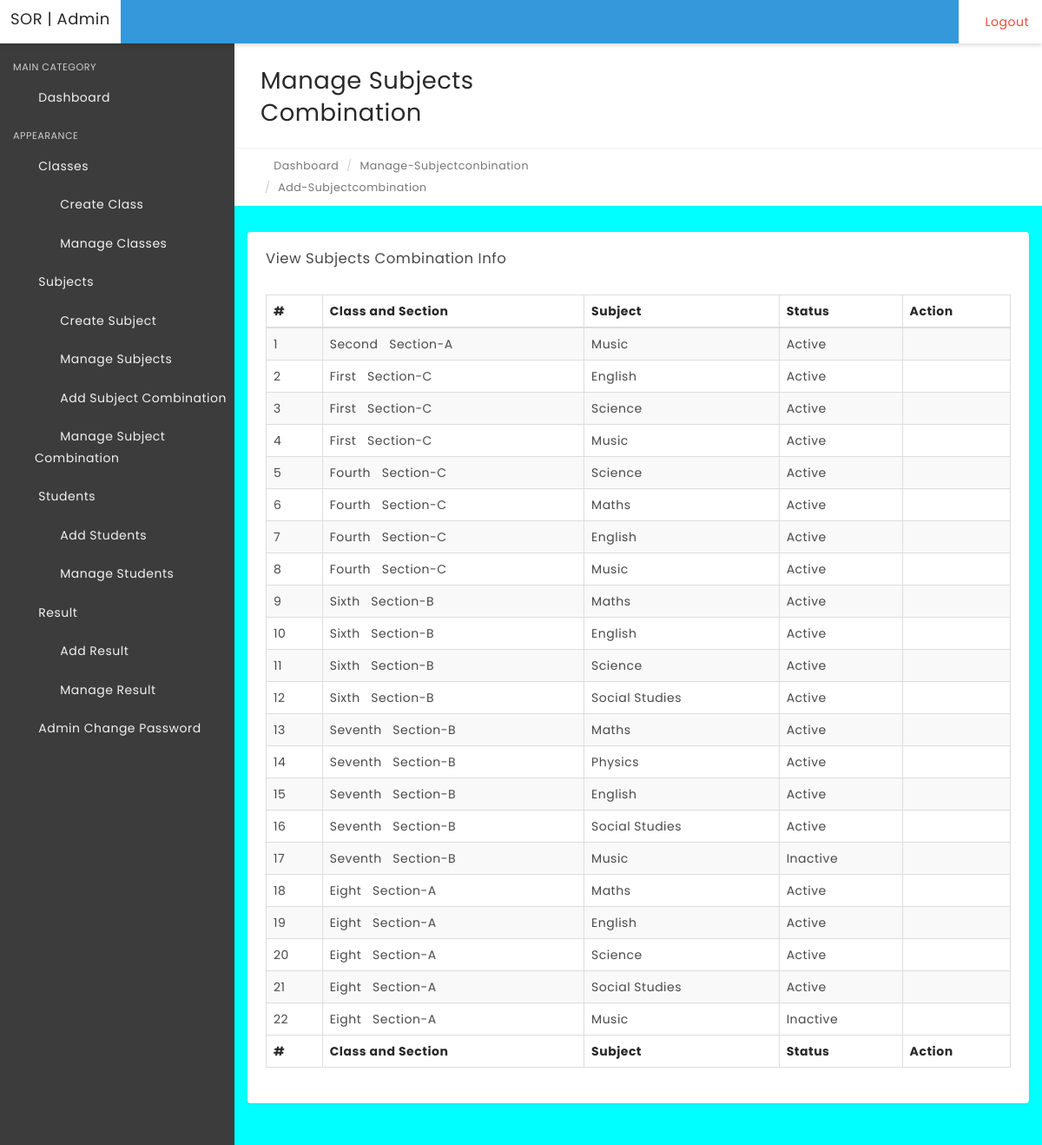
Page /sor/manage-subjectcombination.php on the committed database.
### tables this page shows
CREATE TABLE `tblsubjectcombination` (
  `id` int(11) NOT NULL,
  `ClassId` int(11) DEFAULT NULL,
  `SubjectId` int(11) DEFAULT NULL,
  `status` int(1) DEFAULT NULL,
  `CreationDate` timestamp NULL DEFAULT current_timestamp(),
  `Updationdate` timestamp NULL DEFAULT NULL ON UPDATE current_timestamp()
);

CREATE TABLE `tblclasses` (
  `id` int(11) NOT NULL,
  `ClassName` varchar(80) DEFAULT NULL,
  `ClassNameNumeric` int(4) DEFAULT NULL,
  `Section` varchar(5) DEFAULT NULL,
  `CreationDate` timestamp NULL DEFAULT current_timestamp(),
  `UpdationDate` timestamp NULL DEFAULT NULL
);

CREATE TABLE `tblsubjects` (
  `id` int(11) NOT NULL,
  `SubjectName` varchar(100) NOT NULL,
  `SubjectCode` varchar(100) DEFAULT NULL,
  `Creationdate` timestamp NULL DEFAULT current_timestamp(),
  `UpdationDate` timestamp NULL DEFAULT NULL
);

### sor/manage-subjectcombination.php (the view, shortened to what this page needs)
<?php
include('includes/config.php');
if (strlen($_SESSION['alogin']) == "") {
    header("Location: index.php");
} else {
    ?>
    <!DOCTYPE html>
    <html lang="en">
    <head>
        <link rel="stylesheet" href="css/bootstrap.css" media="screen">
        <link rel="stylesheet" href="css/font-awesome.min.css" media="screen">
        <link rel="stylesheet" href="css/main.css" media="screen">
    </head>
    <body class="top-navbar-fixed">
        <div class="main-wrapper">
            <?php include('includes/topbar.php'); ?>
            <div class="content-wrapper">
                <div class="content-container">
                    <?php include('includes/leftbar.php'); ?>
                    <div class="main-page">
                        <div class="container-fluid">
                            <div class="row page-title-div">
                                <div class="col-md-6">
                                    <h2 class="title">Manage Subjects Combination</h2>
                                </div>
                            </div>
                            <div class="row breadcrumb-div">
                                <div class="col-md-6">
                                    <ul class="breadcrumb">
                                        <li><a href="dashboard.php"><i class="fa fa-home"></i>Dashboard</a></li>
                                        <li><a href="manage-subjectcombination.php"></i>Manage-Subjectconbination</a></li>
                                        <li><a href="add-subjectcombination.php"></i>Add-Subjectcombination</a></li>
                                    </ul>
                                </div>
                            </div>
                        </div>
                        <section class="section">
                            <div class="container-fluid">
                                <div class="row">
                                    <div class="col-md-12">
                                        <div class="panel">
                                            <div class="panel-heading">
                                                <div class="panel-title">
                                                    <h5>View Subjects Combination Info</h5>
                                                </div>
                                            </div>
                                            <div class="panel-body p-20">
                                                <table id="example" class="display table table-striped table-bordered" cellspacing="0" width="100%">
                                                    <thead>
                                                        <tr>
                                                            <th>#</th>
                                                            <th>Class and Section</th>
                                                            <th>Subject </th>
                                                            <th>Status</th>
                                                            <th>Action</th>
                                                        </tr>
                                                    </thead>
                                                    <tfoot>
                                                        <tr>
                                                            <th>#</th>
                                                            <th>Class and Section</th>
                                                            <th>Subject </th>
                                                            <th>Status</th>
                                                            <th>Action</th>
                                                        </tr>
                                                    </tfoot>
                                                    <tbody>
                                                        <?php $sql = "SELECT tblclasses.ClassName,tblclasses.Section,tblsubjects.SubjectName,tblsubjectcombination.id as scid,tblsubjectcombination.status from tblsubjectcombination join tblclasses on tblclasses.id=tblsubjectcombination.ClassId  join tblsubjects on tblsubjects.id=tblsubjectcombination.SubjectId";
                                                            $query = $dbh->prepare($sql);
                                                            $query->execute();
                                                            $results = $query->fetchAll(PDO::FETCH_OBJ);
                                                            $cnt = 1;
                                                            if ($query->rowCount() > 0) {
                                                                foreach ($results as $result) {   ?>
                                                                <tr>
                                                                    <td><?php echo htmlentities($cnt); ?></td>
                                                                    <td><?php echo htmlentities($result->ClassName); ?> &nbsp; Section-<?php echo htmlentities($result->Section); ?></td>
                                                                    <td><?php echo htmlentities($result->SubjectName); ?></td>
                                                                    <td><?php $stts = $result->status;
                                                                        if ($stts == '0') {
                                                                            echo htmlentities('Inactive');
                                                                        } else {
                                                                            echo htmlentities('Active');
                                                                        }
                                                                    ?></td>
                                                                    <td>
                                                                        <?php if ($stts == '0') { ?>
                                                                            <a href="manage-subjectcombination.php?acid=<?php echo htmlentities($result->scid); ?>" onclick="confirm('do you really want to ativate this subject');"><i class="fa fa-check" title="Acticvate Record"></i> </a><?php } else { ?>
                                                                            <a href="manage-subjectcombination.php?did=<?php echo htmlentities($result->scid); ?>" onclick="confirm('do you really want to deativate this subject');"><i class="fa fa-times" title="Deactivate Record"></i> </a>
                                                                        <?php } ?>
                                                                    </td>
                                                                </tr>
                                                                <?php $cnt = $cnt + 1;
                                                                }
                                                            } ?>
                                                    </tbody>
                                                </table>
                                            </div>
                                        </div>
                                    </div>
                                </div>
                            </div>
                        </section>
                    </div>
                </div>
            </div>
        </div>
    </body>
    </html>
<?php } ?>

### sor/manage-subjectcombination.php (style rules this page uses)
.main-wrapper { background-color: aqua; }

### rows in the picture
tblsubjectcombination: ClassId.ClassName "Second", ClassId.Section "A", SubjectId.SubjectName "Music"
tblsubjectcombination: ClassId.ClassName "First", ClassId.Section "C", SubjectId.SubjectName "English"
tblsubjectcombination: ClassId.ClassName "First", ClassId.Section "C", SubjectId.SubjectName "Science"
tblsubjectcombination: ClassId.ClassName "First", ClassId.Section "C", SubjectId.SubjectName "Music"
tblsubjectcombination: ClassId.ClassName "Fourth", ClassId.Section "C", SubjectId.SubjectName "Science"
tblsubjectcombination: ClassId.ClassName "Fourth", ClassId.Section "C", SubjectId.SubjectName "Maths"
tblsubjectcombination: ClassId.ClassName "Fourth", ClassId.Section "C", SubjectId.SubjectName "English"
tblsubjectcombination: ClassId.ClassName "Fourth", ClassId.Section "C", SubjectId.SubjectName "Music"
tblsubjectcombination: ClassId.ClassName "Sixth", ClassId.Section "B", SubjectId.SubjectName "Maths"
tblsubjectcombination: ClassId.ClassName "Sixth", ClassId.Section "B", SubjectId.SubjectName "English"
tblsubjectcombination: ClassId.ClassName "Sixth", ClassId.Section "B", SubjectId.SubjectName "Science"
tblsubjectcombination: ClassId.ClassName "Sixth", ClassId.Section "B", SubjectId.SubjectName "Social Studies"
tblsubjectcombination: ClassId.ClassName "Seventh", ClassId.Section "B", SubjectId.SubjectName "Maths"
tblsubjectcombination: ClassId.ClassName "Seventh", ClassId.Section "B", SubjectId.SubjectName "Physics"
tblsubjectcombination: ClassId.ClassName "Seventh", ClassId.Section "B", SubjectId.SubjectName "English"
tblsubjectcombination: ClassId.ClassName "Seventh", ClassId.Section "B", SubjectId.SubjectName "Social Studies"
tblsubjectcombination: ClassId.ClassName "Seventh", ClassId.Section "B", SubjectId.SubjectName "Music"
tblsubjectcombination: ClassId.ClassName "Eight", ClassId.Section "A", SubjectId.SubjectName "Maths"
tblsubjectcombination: ClassId.ClassName "Eight", ClassId.Section "A", SubjectId.SubjectName "English"
tblsubjectcombination: ClassId.ClassName "Eight", ClassId.Section "A", SubjectId.SubjectName "Science"
tblsubjectcombination: ClassId.ClassName "Eight", ClassId.Section "A", SubjectId.SubjectName "Social Studies"
tblsubjectcombination: ClassId.ClassName "Eight", ClassId.Section "A", SubjectId.SubjectName "Music"
